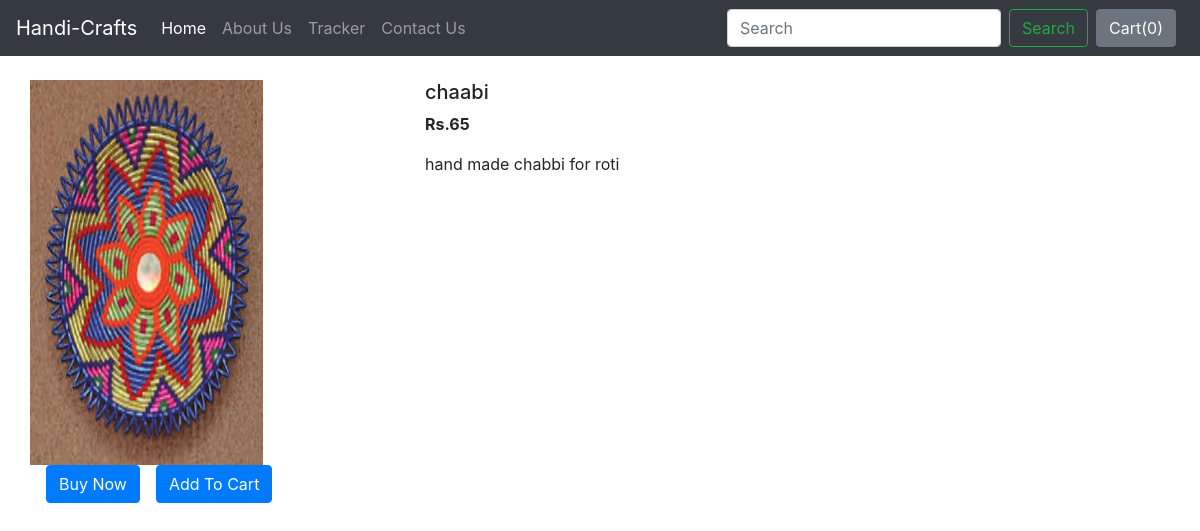
/shop/product/1, run on the app's committed database.
### shop/models.py (models this page shows, shortened)
class Product(models.Model):
    product_id = models.AutoField
    product_name = models.CharField(max_length=25)
    product_category = models.CharField(max_length=50, default="")
    product_subcategory = models.CharField(max_length=50, default="")
    product_description = models.CharField(max_length=50)
    product_price = models.IntegerField(default=0)
    product_image = models.ImageField(upload_to="shop/images", default="")
    product_pub_date = models.DateField()

### shop/views.py (the view)
# urls.py: path('product/<int:myid>', views.productview, name="product"),
def productview(request, myid):
    product = Product.objects.filter(id=myid)
    return render(request, 'shop/productview.html', {'product':product[0]})

### shop/templates/shop/productview.html (shortened to what this page needs)
{% extends 'shop/basic.html' %}
{% block body %}
<div class="container my-4">
    <div class="row">
    <div class="col-md-4">
    <div class="row">
        <img src="/media/{{product.product_image}}" width="233px" height="385px">
    </div>
        <div class="row">
            <button class="btn btn-primary mx-3">Buy Now</button>
            <button class="btn btn-primary">Add To Cart</button>
        </div>
    </div>
    <div class="col-md-8">
        <h5>{{product.product_name}}</h5>
        <p><b>Rs.{{product.product_price}} </b></p>
        <p>{{product.product_description}}</p>
    </div>
    </div>
</div>
{% endblock %}

### data on the page
Product: product_image (picture), product_name "chaabi", product_price "65", product_description "hand made chabbi for roti"
